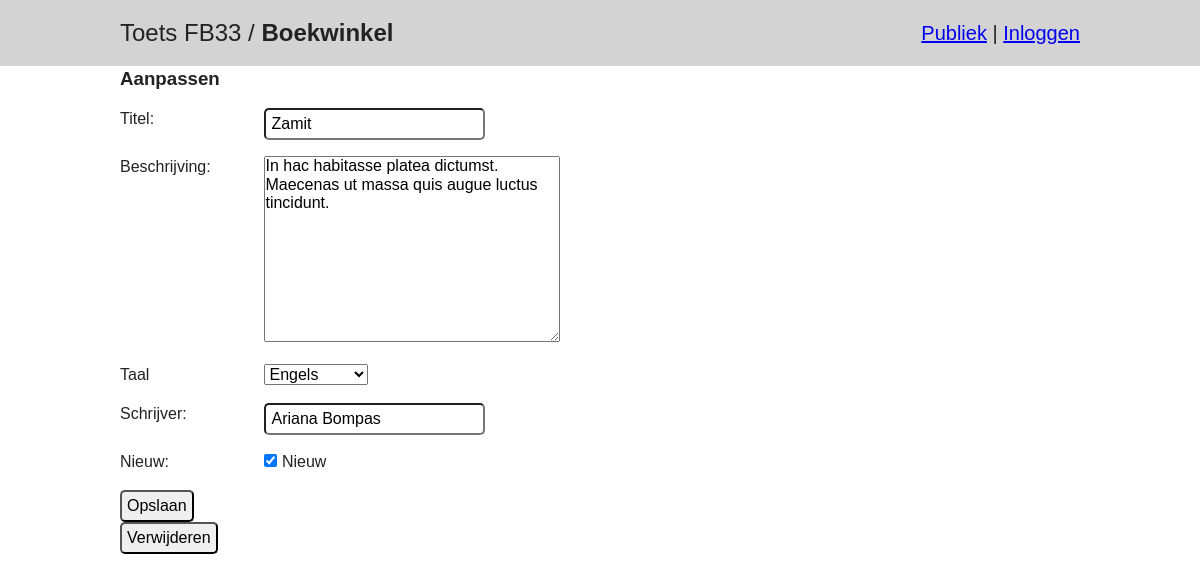
The page /admin/edit.php?id=1 on the database its author committed.
### tables this page shows
CREATE TABLE IF NOT EXISTS `boeken` (
  `id` int(11) NOT NULL AUTO_INCREMENT,
  `titel` varchar(255) NOT NULL,
  `beschrijving` text NOT NULL,
  `taal` varchar(255) NOT NULL,
  `schrijver` text DEFAULT NULL,
  `nieuw` int(1) DEFAULT 0,
  PRIMARY KEY (`id`)
);

### backend/config.php (called while the page is built, shortened)
<?php
$base_url = 'http://localhost/fb33a';

### admin/edit.php (the view, shortened to what this page needs)
<?php
require_once '../backend/config.php';
?>
<!doctype html>
<html lang="nl">
<head>
    <link rel="stylesheet" href="<?php echo $base_url; ?>/css/normalize.css">
    <link rel="stylesheet" href="<?php echo $base_url; ?>/css/main.css">
</head>
<body>
    <?php require_once '../header.php'; ?>
    <div class="container">
        <h3>Aanpassen</h3>
        <?php
        $id = $_GET['id'];
        require_once '../backend/conn.php';
        $query = "SELECT * FROM boeken WHERE id = :id";
        $statement = $conn->prepare($query);
        $statement->execute([":id" => $id]);
        $boek = $statement->fetch(PDO::FETCH_ASSOC);
        ?>
        <form action="../backend/adminController.php" method="POST">
            <div class="form-group">
                <label for="titel">Titel:</label>
                <input type="text" name="titel" id="titel" value="<?php echo $boek['titel']; ?>">
            </div>
            <div class="form-group">
                <label for="beschrijving">Beschrijving:</label>
                <textarea name="beschrijving" id="beschrijving" cols="30" rows="10"><?php echo $boek['beschrijving']; ?></textarea>
            </div>
            <div class="form-group">
                <label for="taal">Taal</label>
                <select name="taal" id="taal">
                    <option value="engels" <?php if ($boek['taal'] == 'engels') echo 'selected'; ?>>Engels</option>
                </select>
            </div>
            <div class="form-group">
                <label for="schrijver">Schrijver:</label>
                <input type="text" name="schrijver" id="schrijver" value="<?php echo $boek['schrijver']; ?>">
            </div>
            <div class="form-group">
                <label for="nieuw">Nieuw: </label>
                <input type="checkbox" name="nieuw" id="nieuw"
                <?php if($boek['nieuw']) echo 'checked'; ?>>
                <label for="nieuw">Nieuw</label>
            </div>
            <input type="submit" value="Opslaan">
        </form>
        <form action="../backend/adminController.php" method="POST">
            <input type="submit" value="Verwijderen">
        </form>
    </div>
</body>
</html>

### css/main.css (style rules this page uses)
html { color: #222; font-size: 1em; line-height: 1.4; }
* { font-family: Arial, Helvetica, sans-serif; }
textarea { resize: vertical; }
* { padding: 0; margin: 0; }
html { font-size: 16px; }
body { font-family: Arial, sans-serif; }
.container { max-width: 960px; margin: 0 auto; }
.form-group { margin: 1rem 0; }
label { cursor: pointer; display: inline-block; min-width: 140px; vertical-align: top; }
input { padding: 5px; border-radius: 5px; }

### rows shown on the page
boeken: titel "Zamit", beschrijving "In hac habitasse platea dictumst. Maecenas ut massa quis augue luctus tincidunt.", taal "Engels", schrijver "Ariana Bompas", nieuw "☑"
